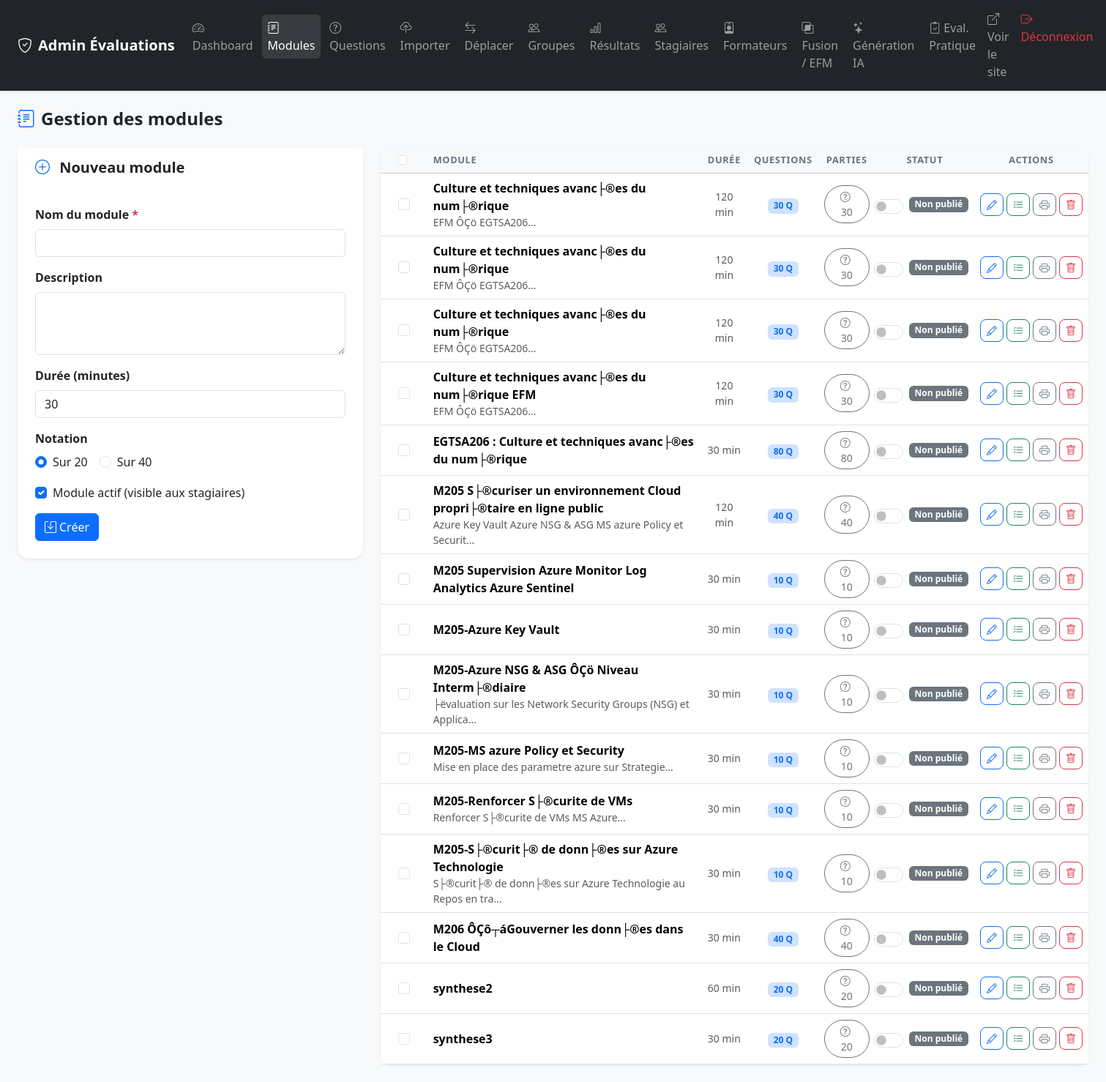
/admin/modules.php (signed in), run on the app's committed database.
### tables this page shows
CREATE TABLE `modules` (
  `id` int NOT NULL AUTO_INCREMENT,
  `nom` varchar(150) NOT NULL,
  `description` text,
  `duree_minutes` int DEFAULT '30',
  `note_max` int DEFAULT '20' COMMENT 'Notation sur 20 ou 40',
  `actif` tinyint(1) DEFAULT '1',
  `type` varchar(10) NOT NULL DEFAULT 'qcm',
  `meta_json` text,
  `created_at` timestamp NULL DEFAULT CURRENT_TIMESTAMP,
  PRIMARY KEY (`id`)
);

### includes/functions.php (called while the page is built, shortened)
<?php
function getAllModules(): array {
    $pdo = getDB();
    return $pdo->query("
        SELECT m.*,
               COALESCE(m.note_max, 20) AS note_max,
               (SELECT COUNT(*) FROM questions q WHERE q.module_id = m.id) AS nb_questions,
               COALESCE(em.code_module,   '') AS efm_code_module,
               COALESCE(em.filiere,       '') AS efm_filiere,
               COALESCE(em.etablissement, '') AS efm_etablissement,
               COALESCE(em.annee,         '') AS efm_annee
        FROM modules m
        LEFT JOIN modules_efm_meta em ON em.module_id = m.id
        ORDER BY m.nom
    ")->fetchAll();
}

### admin/modules.php (the view, shortened to what this page needs)
<?php
require_once __DIR__ . '/../includes/functions.php';
$id     = (int)($_GET['id'] ?? 0);
$modules = getAllModules();
$editModule = null;
?>
<!DOCTYPE html>
<html lang="fr">
<head>
    <link href="https://cdn.jsdelivr.net/npm/bootstrap@5.3.2/dist/css/bootstrap.min.css" rel="stylesheet">
    <link href="https://cdn.jsdelivr.net/npm/bootstrap-icons@1.11.3/font/bootstrap-icons.min.css" rel="stylesheet">
    <link href="../assets/css/style.css" rel="stylesheet">
</head>
<body class="bg-light">
<?php include __DIR__ . '/partials/navbar.php'; ?>
<div class="container-fluid py-4 px-4">
    <h2 class="h4 fw-bold mb-4"><i class="bi bi-journal-text me-2 text-primary"></i>Gestion des modules</h2>
    <div class="row g-4">
        <div class="col-md-4">
            <div class="card border-0 shadow-sm rounded-4">
                <div class="card-header bg-white border-0 py-3 px-4">
                    <h5 class="mb-0 fw-bold">
                        <i class="bi bi-<?= $editModule ? 'pencil' : 'plus-circle' ?> me-2 text-primary"></i>
                        <?= $editModule ? 'Modifier' : 'Nouveau' ?> module
                    </h5>
                </div>
                <div class="card-body p-4">
                    <form method="POST" action="modules.php?action=<?= $editModule ? 'edit&id='.$id : 'add' ?>">
                        <div class="mb-3">
                            <label class="form-label fw-semibold">Nom du module <span class="text-danger">*</span></label>
                            <input type="text" name="nom" class="form-control" required
                                   value="<?= htmlspecialchars($editModule['nom'] ?? '') ?>">
                        </div>
                        <div class="mb-3">
                            <label class="form-label fw-semibold">Description</label>
                            <textarea name="description" class="form-control" rows="3"><?= htmlspecialchars($editModule['description'] ?? '') ?></textarea>
                        </div>
                        <div class="mb-3">
                            <label class="form-label fw-semibold">Durée (minutes)</label>
                            <input type="number" name="duree_minutes" class="form-control" min="5" max="300"
                                   value="<?= (int)($editModule['duree_minutes'] ?? 30) ?>">
                        </div>
                        <div class="mb-3">
                            <label class="form-label fw-semibold">Notation</label>
                            <div class="d-flex gap-3">
                                <div class="form-check">
                                    <input class="form-check-input" type="radio" name="note_max" value="20"
                                           id="nm20" <?= (!$editModule || $editModule['note_max'] == 20) ? 'checked' : '' ?>>
                                    <label class="form-check-label" for="nm20">Sur 20</label>
                                </div>
                                <div class="form-check">
                                    <input class="form-check-input" type="radio" name="note_max" value="40"
                                           id="nm40" <?= ($editModule && $editModule['note_max'] == 40) ? 'checked' : '' ?>>
                                    <label class="form-check-label" for="nm40">Sur 40</label>
                                </div>
                            </div>
                        </div>
                        <div class="mb-3 form-check">
                            <input type="checkbox" name="actif" class="form-check-input" id="actif"
                                   <?= (!$editModule || $editModule['actif']) ? 'checked' : '' ?>>
                            <label class="form-check-label" for="actif">Module actif (visible aux stagiaires)</label>
                        </div>
                        <div class="d-flex gap-2">
                            <button type="submit" class="btn btn-primary">
                                <i class="bi bi-save me-1"></i><?= $editModule ? 'Mettre à jour' : 'Créer' ?>
                            </button>
                        </div>
                    </form>
                </div>
            </div>
        </div>
        <div class="col-md-8">
            <div class="card border-0 shadow-sm rounded-4">
                <div class="card-body p-0">
                    <table class="table table-hover mb-0 align-middle">
                        <thead class="table-light">
                            <tr>
                                <th class="ps-4" style="width: 40px;">
                                    <input type="checkbox" class="form-check-input" id="selectAll" onchange="toggleSelectAll()">
                                </th>
                                <th class="ps-4">Module</th>
                                <th class="text-center">Durée</th>
                                <th class="text-center">Questions</th>
                                <th class="text-center">Parties</th>
                                <th class="text-center">Statut</th>
                                <th class="text-center">Actions</th>
                            </tr>
                        </thead>
                        <tbody>
                        <?php foreach ($modules as $m): ?>
                            <tr>
                                <td class="ps-4">
                                    <input type="checkbox" class="form-check-input module-checkbox" value="<?= $m['id'] ?>" onchange="updateBulkActionBar()">
                                </td>
                                <td class="ps-4">
                                    <div class="fw-semibold"><?= htmlspecialchars($m['nom']) ?></div>
                                    <?php if ($m['description']): ?>
                                    <div class="text-muted small"><?= htmlspecialchars(mb_substr($m['description'], 0, 60)) ?>...</div>
                                    <?php endif; ?>
                                </td>
                                <td class="text-center text-muted small"><?= $m['duree_minutes'] ?> min</td>
                                <td class="text-center">
                                    <a href="questions.php?module_id=<?= $m['id'] ?>" class="badge bg-primary-subtle text-primary text-decoration-none">
                                        <?= $m['nb_questions'] ?> Q
                                    </a>
                                </td>
                                <td class="text-center">
                                    <a href="questions.php?module_id=<?= $m['id'] ?>"
                                       class="btn btn-sm btn-outline-secondary rounded-pill px-3"
                                       title="Gérer les questions">
                                        <i class="bi bi-question-circle me-1"></i><?= (int)($m['nb_questions'] ?? 0) ?>
                                    </a>
                                </td>
                                <td class="text-center">
                                    <div class="form-check form-switch d-flex justify-content-center align-items-center gap-2 mb-0">
                                        <input class="form-check-input toggle-actif fs-5" type="checkbox"
                                               role="switch"
                                               data-id="<?= $m['id'] ?>"
                                               <?= $m['actif'] ? 'checked' : '' ?>
                                               title="<?= $m['actif'] ? 'Publié — cliquer pour dépublier' : 'Non publié — cliquer pour publier' ?>">
                                        <span class="badge toggle-label <?= $m['actif'] ? 'bg-success' : 'bg-secondary' ?>" id="label-<?= $m['id'] ?>">
                                            <?= $m['actif'] ? 'Publié' : 'Non publié' ?>
                                        </span>
                                    </div>
                                </td>
                                <td class="text-center">
                                    <div class="d-flex gap-1 justify-content-center">
                                        <a href="modules.php?action=edit&id=<?= $m['id'] ?>"
                                           class="btn btn-sm btn-outline-primary rounded-3" title="Modifier">
                                            <i class="bi bi-pencil"></i>
                                        </a>
                                        <a href="questions.php?module_id=<?= $m['id'] ?>"
                                           class="btn btn-sm btn-outline-success rounded-3" title="Questions">
                                            <i class="bi bi-list-check"></i>
                                        </a>
                                        <a href="print_blank.php?module_id=<?= $m['id'] ?>"
                                           target="_blank"
                                           class="btn btn-sm btn-outline-secondary rounded-3"
                                           title="Imprimer sujet vierge">
                                            <i class="bi bi-printer"></i>
                                        </a>
                                        <a href="delete_module.php?id=<?= $m['id'] ?>"
                                           class="btn btn-sm btn-outline-danger rounded-3"
                                           title="Supprimer (avec options)">
                                            <i class="bi bi-trash"></i>
                                        </a>
                                    </div>
                                </td>
                            </tr>
                        <?php endforeach; ?>
                        </tbody>
                    </table>
                </div>
            </div>
        </div>
    </div>
</div>
</body>
</html>

### assets/css/style.css (style rules this page uses)
:root { --primary: #4f46e5; --primary-dk: #3730a3; --success: #16a34a; --danger: #dc2626; --warning: #d97706; --radius: 12px; }
body { font-family: 'Segoe UI', system-ui, -apple-system, sans-serif; }
.card { transition: box-shadow 0.2s; }
.table th { font-size: 0.8rem; text-transform: uppercase; letter-spacing: 0.05em; color: #6b7280; font-weight: 600; }

### data on the page
modules: nom "Culture et techniques avanc├®es du num├®rique", description "EFM ÔÇö EGTSA206", duree_minutes "120", nb_questions "30", shows "Non publié"
modules: nom "Culture et techniques avanc├®es du num├®rique", description "EFM ÔÇö EGTSA206", duree_minutes "120", nb_questions "30", shows "Non publié"
modules: nom "Culture et techniques avanc├®es du num├®rique", description "EFM ÔÇö EGTSA206", duree_minutes "120", nb_questions "30", shows "Non publié"
modules: nom "Culture et techniques avanc├®es du num├®rique EFM", description "EFM ÔÇö EGTSA206", duree_minutes "120", nb_questions "30", shows "Non publié"
modules: nom "EGTSA206 : Culture et techniques avanc├®es du num├®rique", duree_minutes "30", nb_questions "80", shows "Non publié"
modules: nom "M205 S├®curiser un environnement Cloud propri├®taire en ligne public", description "Azure Key Vault Azure NSG & ASG MS azure Policy et Securit", duree_minutes "120", nb_questions "40", shows "Non publié"
modules: nom "M205 Supervision Azure Monitor Log Analytics Azure Sentinel", duree_minutes "30", nb_questions "10", shows "Non publié"
modules: nom "M205-Azure Key Vault", duree_minutes "30", nb_questions "10", shows "Non publié"
modules: nom "M205-Azure NSG & ASG ÔÇö Niveau Interm├®diaire", description "├ëvaluation sur les Network Security Groups (NSG) et Applica", duree_minutes "30", nb_questions "10", shows "Non publié"
modules: nom "M205-MS azure Policy et Security", description "Mise en place des parametre azure sur Strategie", duree_minutes "30", nb_questions "10", shows "Non publié"
modules: nom "M205-Renforcer S├®curite de VMs", description "Renforcer S├®curite de VMs MS Azure", duree_minutes "30", nb_questions "10", shows "Non publié"
modules: nom "M205-S├®curit├® de donn├®es sur Azure Technologie", description "S├®curit├® de donn├®es sur Azure Technologie au Repos en tra", duree_minutes "30", nb_questions "10", shows "Non publié"
modules: nom "M206 ÔÇô┬áGouverner les donn├®es dans le Cloud", duree_minutes "30", nb_questions "40", shows "Non publié"
modules: nom "synthese2", duree_minutes "60", nb_questions "20", shows "Non publié"
modules: nom "synthese3", duree_minutes "30", nb_questions "20", shows "Non publié"
